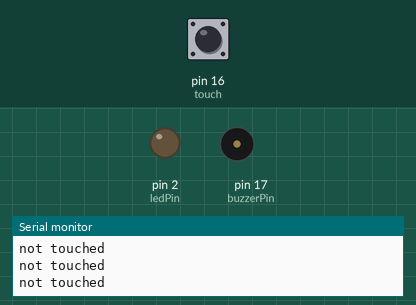
Simulated run of this sketch. Board: Arduino Uno, built with avr-gcc and run on an emulated ATmega328P. On the bench: output pins drawn as LEDs (lit = HIGH), buzzer (waves = sounding), the last lines printed to the serial monitor. The inputs (shaded band) are chosen by the test bench; at power-on: pin 16 (touch) LOW.

Above: at 1.8 s.
1.9 s: pin 16 (touch) pulled HIGH for 0.6 s
At 2.6 s:
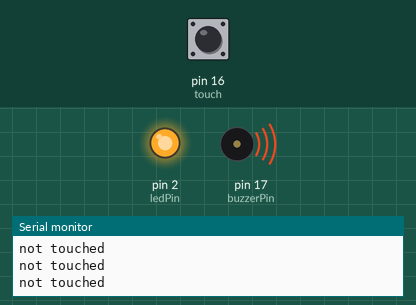
5.0 s: pin 16 (touch) pulled HIGH for 3.2 s
At 6.4 s:
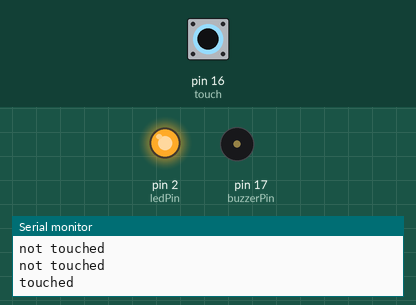
Timing chart, 0 to 11.0 s (numbered marks = the images above; inputs shaded):
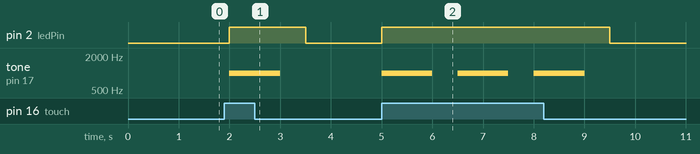

Measured:
- after the input at 1.9 s, pin 2 (ledPin): LOW → HIGH after 0.10 s, → LOW 1.5 s later; tone on pin 17 (buzzerPin): silent → 1000 Hz after 0.10 s, → silent 1.0 s later
- after the input at 5.0 s, pin 2 (ledPin): LOW → HIGH at once, → LOW 4.5 s later; tone on pin 17 (buzzerPin): alternates 1000 Hz for 1.0 s and silent for 0.50 s, 6 changes in all, then stays silent, starting at once

The sketch:

buzzer_with_touch_Sensor.ino
```cpp
int touch = 16;  // pin for touch sensor
int ledPin = 2; // pin for the LED
const int buzzerPin = 17;

void setup() {
  Serial.begin(9600);
  pinMode(ledPin, OUTPUT);
  pinMode(touch, INPUT);
  pinMode(buzzerPin, OUTPUT);
  noTone(buzzerPin); // Desligue o buzzer no início
}

void loop() {
  int touchValue = digitalRead(touch);
  if (touchValue == HIGH){
    digitalWrite(ledPin, HIGH);
    tone(buzzerPin, 1000); // Frequência de 1000 Hz
    delay(1000); // Mantenha o som ativado por 1 segundo
    noTone(buzzerPin); // Desligue o buzzer
    Serial.println("touched");
  }
  else{
    digitalWrite(ledPin,LOW);
    Serial.println("not touched");
  }
  delay(500);

}
```
